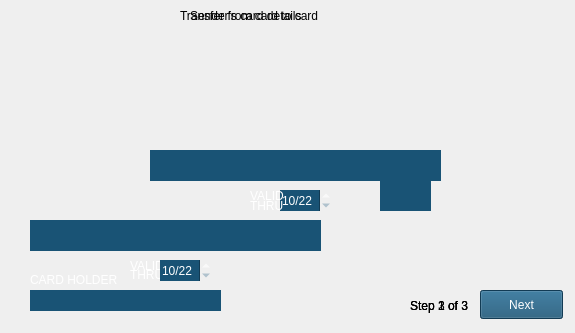
<?xml version="1.0" encoding="UTF-8"?>
<ui version="4.0">
 <class>Transfer_card</class>
 <widget class="QWidget" name="Transfer_card">
  <property name="geometry">
   <rect>
    <x>0</x>
    <y>0</y>
    <width>575</width>
    <height>333</height>
   </rect>
  </property>
  <property name="windowTitle">
   <string>Form</string>
  </property>
  <widget class="QPushButton" name="step_1_button">
   <property name="geometry">
    <rect>
     <x>480</x>
     <y>290</y>
     <width>83</width>
     <height>29</height>
    </rect>
   </property>
   <property name="focusPolicy">
    <enum>Qt::StrongFocus</enum>
   </property>
   <property name="styleSheet">
    <string notr="true">color: rgb(255, 255, 255);
border-color: rgb(25, 83, 117);
background-color: rgb(25, 83, 117);</string>
   </property>
   <property name="text">
    <string>Next</string>
   </property>
   <property name="checkable">
    <bool>false</bool>
   </property>
   <property name="checked">
    <bool>false</bool>
   </property>
  </widget>
  <widget class="QLineEdit" name="card_holder_edit">
   <property name="geometry">
    <rect>
     <x>30</x>
     <y>290</y>
     <width>191</width>
     <height>21</height>
    </rect>
   </property>
   <property name="styleSheet">
    <string notr="true">font: 11pt &quot;Segoe UI&quot;;
color: rgb(255, 255, 255);
selection-color: rgb(3, 224, 249);
selection-background-color: rgb(3, 224, 249);
selection-color: rgb(25, 83, 117);
gridline-color: rgb(25, 83, 117);
border-color: rgb(25, 83, 117);
background-color: rgb(25, 83, 117);</string>
   </property>
   <property name="maxLength">
    <number>20</number>
   </property>
   <property name="frame">
    <bool>false</bool>
   </property>
  </widget>
  <widget class="QLineEdit" name="cvv_edit">
   <property name="geometry">
    <rect>
     <x>380</x>
     <y>180</y>
     <width>51</width>
     <height>31</height>
    </rect>
   </property>
   <property name="styleSheet">
    <string notr="true">font: 19pt &quot;Segoe UI&quot;;
color: rgb(255, 255, 255);
selection-color: rgb(3, 224, 249);
selection-background-color: rgb(3, 224, 249);
selection-color: rgb(25, 83, 117);
gridline-color: rgb(25, 83, 117);
border-color: rgb(25, 83, 117);
background-color: rgb(25, 83, 117);</string>
   </property>
   <property name="maxLength">
    <number>3</number>
   </property>
   <property name="frame">
    <bool>false</bool>
   </property>
  </widget>
  <widget class="QPushButton" name="step_2_button">
   <property name="geometry">
    <rect>
     <x>480</x>
     <y>290</y>
     <width>83</width>
     <height>29</height>
    </rect>
   </property>
   <property name="text">
    <string>Next</string>
   </property>
  </widget>
  <widget class="QPushButton" name="step_3_button">
   <property name="geometry">
    <rect>
     <x>480</x>
     <y>290</y>
     <width>83</width>
     <height>29</height>
    </rect>
   </property>
   <property name="text">
    <string>Confirm</string>
   </property>
  </widget>
  <widget class="QLabel" name="step_1_img">
   <property name="geometry">
    <rect>
     <x>10</x>
     <y>60</y>
     <width>461</width>
     <height>261</height>
    </rect>
   </property>
   <property name="text">
    <string/>
   </property>
   <property name="pixmap">
    <pixmap>сredit__card.png</pixmap>
   </property>
   <property name="scaledContents">
    <bool>true</bool>
   </property>
  </widget>
  <widget class="QLabel" name="header_label">
   <property name="geometry">
    <rect>
     <x>190</x>
     <y>0</y>
     <width>261</width>
     <height>31</height>
    </rect>
   </property>
   <property name="styleSheet">
    <string notr="true">color: rgb(255, 255, 255);
font: 16pt &quot;Segoe UI&quot;;
color: rgb(0, 0, 0);</string>
   </property>
   <property name="text">
    <string>Sender's card details</string>
   </property>
  </widget>
  <widget class="QLabel" name="step_3_label">
   <property name="geometry">
    <rect>
     <x>410</x>
     <y>290</y>
     <width>81</width>
     <height>31</height>
    </rect>
   </property>
   <property name="text">
    <string>Step 3 of 3</string>
   </property>
  </widget>
  <widget class="QLabel" name="step_2_label">
   <property name="geometry">
    <rect>
     <x>410</x>
     <y>290</y>
     <width>81</width>
     <height>31</height>
    </rect>
   </property>
   <property name="text">
    <string>Step 2 of 3</string>
   </property>
  </widget>
  <widget class="QLabel" name="step_1_label">
   <property name="geometry">
    <rect>
     <x>410</x>
     <y>290</y>
     <width>81</width>
     <height>31</height>
    </rect>
   </property>
   <property name="text">
    <string>Step 1 of 3</string>
   </property>
  </widget>
  <widget class="QLabel" name="card_holder_label">
   <property name="geometry">
    <rect>
     <x>30</x>
     <y>270</y>
     <width>91</width>
     <height>20</height>
    </rect>
   </property>
   <property name="styleSheet">
    <string notr="true">color: rgb(255, 255, 255);
font: 7pt &quot;Segoe UI&quot;;</string>
   </property>
   <property name="text">
    <string>CARD HOLDER</string>
   </property>
  </widget>
  <widget class="QLabel" name="date_label_2">
   <property name="geometry">
    <rect>
     <x>130</x>
     <y>255</y>
     <width>41</width>
     <height>21</height>
    </rect>
   </property>
   <property name="styleSheet">
    <string notr="true">color: rgb(255, 255, 255);
font: 7pt &quot;Segoe UI&quot;;</string>
   </property>
   <property name="text">
    <string>VALID</string>
   </property>
  </widget>
  <widget class="QLabel" name="date_label_3">
   <property name="geometry">
    <rect>
     <x>130</x>
     <y>264</y>
     <width>41</width>
     <height>21</height>
    </rect>
   </property>
   <property name="styleSheet">
    <string notr="true">color: rgb(255, 255, 255);
font: 7pt &quot;Segoe UI&quot;;</string>
   </property>
   <property name="text">
    <string>THRU</string>
   </property>
  </widget>
  <widget class="QLineEdit" name="card_numb_edit">
   <property name="geometry">
    <rect>
     <x>30</x>
     <y>220</y>
     <width>291</width>
     <height>31</height>
    </rect>
   </property>
   <property name="cursor">
    <cursorShape>IBeamCursor</cursorShape>
   </property>
   <property name="mouseTracking">
    <bool>false</bool>
   </property>
   <property name="contextMenuPolicy">
    <enum>Qt::DefaultContextMenu</enum>
   </property>
   <property name="acceptDrops">
    <bool>true</bool>
   </property>
   <property name="styleSheet">
    <string notr="true">font: 18pt &quot;Segoe UI&quot;;
color: rgb(255, 255, 255);
selection-color: rgb(3, 224, 249);
selection-background-color: rgb(3, 224, 249);
gridline-color: rgb(25, 83, 117);
border-color: rgb(25, 83, 117);
background-color: rgb(25, 83, 117);</string>
   </property>
   <property name="inputMethodHints">
    <set>Qt::ImhDigitsOnly</set>
   </property>
   <property name="inputMask">
    <string>xxxx   xxxx   xxxx   xxxx</string>
   </property>
   <property name="text">
    <string>         </string>
   </property>
   <property name="frame">
    <bool>false</bool>
   </property>
   <property name="echoMode">
    <enum>QLineEdit::Normal</enum>
   </property>
   <property name="cursorPosition">
    <number>0</number>
   </property>
   <property name="dragEnabled">
    <bool>true</bool>
   </property>
   <property name="placeholderText">
    <string> XXXX   XXXX   XXXX   XXXX</string>
   </property>
   <property name="cursorMoveStyle">
    <enum>Qt::LogicalMoveStyle</enum>
   </property>
  </widget>
  <widget class="QDateEdit" name="date_edit">
   <property name="geometry">
    <rect>
     <x>160</x>
     <y>260</y>
     <width>51</width>
     <height>21</height>
    </rect>
   </property>
   <property name="cursor">
    <cursorShape>PointingHandCursor</cursorShape>
   </property>
   <property name="focusPolicy">
    <enum>Qt::WheelFocus</enum>
   </property>
   <property name="autoFillBackground">
    <bool>false</bool>
   </property>
   <property name="styleSheet">
    <string notr="true">font: 13pt &quot;Segoe UI&quot;;
color: rgb(255, 255, 255);
selection-color: rgb(3, 224, 249);
selection-background-color: rgb(3, 224, 249);
selection-color: rgb(25, 83, 117);
gridline-color: rgb(25, 83, 117);
border-color: rgb(25, 83, 117);
background-color: rgb(25, 83, 117);</string>
   </property>
   <property name="inputMethodHints">
    <set>Qt::ImhPreferNumbers</set>
   </property>
   <property name="frame">
    <bool>false</bool>
   </property>
   <property name="correctionMode">
    <enum>QAbstractSpinBox::CorrectToPreviousValue</enum>
   </property>
   <property name="dateTime">
    <datetime>
     <hour>0</hour>
     <minute>0</minute>
     <second>0</second>
     <year>2022</year>
     <month>10</month>
     <day>14</day>
    </datetime>
   </property>
   <property name="maximumDateTime">
    <datetime>
     <hour>23</hour>
     <minute>59</minute>
     <second>59</second>
     <year>2032</year>
     <month>12</month>
     <day>31</day>
    </datetime>
   </property>
   <property name="minimumDateTime">
    <datetime>
     <hour>0</hour>
     <minute>0</minute>
     <second>0</second>
     <year>2022</year>
     <month>10</month>
     <day>14</day>
    </datetime>
   </property>
   <property name="minimumDate">
    <date>
     <year>2022</year>
     <month>10</month>
     <day>14</day>
    </date>
   </property>
   <property name="displayFormat">
    <string>MM/yy</string>
   </property>
   <property name="calendarPopup">
    <bool>false</bool>
   </property>
   <property name="currentSectionIndex">
    <number>0</number>
   </property>
  </widget>
  <widget class="QLabel" name="cvv_label">
   <property name="geometry">
    <rect>
     <x>390</x>
     <y>160</y>
     <width>41</width>
     <height>20</height>
    </rect>
   </property>
   <property name="styleSheet">
    <string notr="true">font: 8pt &quot;Segoe UI&quot;;
color: rgb(255, 255, 255);</string>
   </property>
   <property name="text">
    <string>CVV</string>
   </property>
  </widget>
  <widget class="QLabel" name="step_2_img">
   <property name="geometry">
    <rect>
     <x>120</x>
     <y>59</y>
     <width>341</width>
     <height>201</height>
    </rect>
   </property>
   <property name="text">
    <string/>
   </property>
   <property name="pixmap">
    <pixmap>credit_card(receiver).png</pixmap>
   </property>
   <property name="scaledContents">
    <bool>true</bool>
   </property>
  </widget>
  <widget class="QLineEdit" name="card_numb_edit_2">
   <property name="geometry">
    <rect>
     <x>150</x>
     <y>150</y>
     <width>291</width>
     <height>31</height>
    </rect>
   </property>
   <property name="cursor">
    <cursorShape>IBeamCursor</cursorShape>
   </property>
   <property name="mouseTracking">
    <bool>false</bool>
   </property>
   <property name="contextMenuPolicy">
    <enum>Qt::DefaultContextMenu</enum>
   </property>
   <property name="acceptDrops">
    <bool>true</bool>
   </property>
   <property name="styleSheet">
    <string notr="true">font: 18pt &quot;Segoe UI&quot;;
color: rgb(255, 255, 255);
selection-color: rgb(3, 224, 249);
selection-background-color: rgb(3, 224, 249);
gridline-color: rgb(25, 83, 117);
border-color: rgb(25, 83, 117);
background-color: rgb(25, 83, 117);</string>
   </property>
   <property name="inputMethodHints">
    <set>Qt::ImhDigitsOnly</set>
   </property>
   <property name="inputMask">
    <string>xxxx   xxxx   xxxx   xxxx</string>
   </property>
   <property name="text">
    <string>         </string>
   </property>
   <property name="frame">
    <bool>false</bool>
   </property>
   <property name="echoMode">
    <enum>QLineEdit::Normal</enum>
   </property>
   <property name="cursorPosition">
    <number>0</number>
   </property>
   <property name="dragEnabled">
    <bool>true</bool>
   </property>
   <property name="placeholderText">
    <string> XXXX   XXXX   XXXX   XXXX</string>
   </property>
   <property name="cursorMoveStyle">
    <enum>Qt::LogicalMoveStyle</enum>
   </property>
  </widget>
  <widget class="QDateEdit" name="date_edit_2">
   <property name="geometry">
    <rect>
     <x>280</x>
     <y>190</y>
     <width>51</width>
     <height>21</height>
    </rect>
   </property>
   <property name="cursor">
    <cursorShape>PointingHandCursor</cursorShape>
   </property>
   <property name="focusPolicy">
    <enum>Qt::WheelFocus</enum>
   </property>
   <property name="autoFillBackground">
    <bool>false</bool>
   </property>
   <property name="styleSheet">
    <string notr="true">font: 13pt &quot;Segoe UI&quot;;
color: rgb(255, 255, 255);
selection-color: rgb(3, 224, 249);
selection-background-color: rgb(3, 224, 249);
selection-color: rgb(25, 83, 117);
gridline-color: rgb(25, 83, 117);
border-color: rgb(25, 83, 117);
background-color: rgb(25, 83, 117);</string>
   </property>
   <property name="inputMethodHints">
    <set>Qt::ImhPreferNumbers</set>
   </property>
   <property name="frame">
    <bool>false</bool>
   </property>
   <property name="correctionMode">
    <enum>QAbstractSpinBox::CorrectToPreviousValue</enum>
   </property>
   <property name="dateTime">
    <datetime>
     <hour>0</hour>
     <minute>0</minute>
     <second>0</second>
     <year>2022</year>
     <month>10</month>
     <day>14</day>
    </datetime>
   </property>
   <property name="maximumDateTime">
    <datetime>
     <hour>23</hour>
     <minute>59</minute>
     <second>59</second>
     <year>2032</year>
     <month>10</month>
     <day>31</day>
    </datetime>
   </property>
   <property name="minimumDateTime">
    <datetime>
     <hour>0</hour>
     <minute>0</minute>
     <second>0</second>
     <year>2022</year>
     <month>10</month>
     <day>14</day>
    </datetime>
   </property>
   <property name="minimumDate">
    <date>
     <year>2022</year>
     <month>10</month>
     <day>14</day>
    </date>
   </property>
   <property name="displayFormat">
    <string>MM/yy</string>
   </property>
   <property name="calendarPopup">
    <bool>false</bool>
   </property>
   <property name="currentSectionIndex">
    <number>0</number>
   </property>
  </widget>
  <widget class="QLabel" name="date_label_4">
   <property name="geometry">
    <rect>
     <x>250</x>
     <y>180</y>
     <width>41</width>
     <height>31</height>
    </rect>
   </property>
   <property name="styleSheet">
    <string notr="true">color: rgb(255, 255, 255);
font: 7pt &quot;Segoe UI&quot;;</string>
   </property>
   <property name="text">
    <string>VALID</string>
   </property>
  </widget>
  <widget class="QLabel" name="date_label_5">
   <property name="geometry">
    <rect>
     <x>250</x>
     <y>190</y>
     <width>41</width>
     <height>31</height>
    </rect>
   </property>
   <property name="styleSheet">
    <string notr="true">color: rgb(255, 255, 255);
font: 7pt &quot;Segoe UI&quot;;</string>
   </property>
   <property name="text">
    <string>THRU</string>
   </property>
  </widget>
  <widget class="QLabel" name="label">
   <property name="geometry">
    <rect>
     <x>180</x>
     <y>0</y>
     <width>251</width>
     <height>31</height>
    </rect>
   </property>
   <property name="styleSheet">
    <string notr="true">color: rgb(255, 255, 255);
font: 16pt &quot;Segoe UI&quot;;
color: rgb(0, 0, 0);</string>
   </property>
   <property name="text">
    <string>Transfer from card to card</string>
   </property>
  </widget>
  <zorder>step_1_img</zorder>
  <zorder>step_3_button</zorder>
  <zorder>card_holder_edit</zorder>
  <zorder>cvv_edit</zorder>
  <zorder>step_2_button</zorder>
  <zorder>header_label</zorder>
  <zorder>step_3_label</zorder>
  <zorder>step_2_label</zorder>
  <zorder>step_1_label</zorder>
  <zorder>step_1_button</zorder>
  <zorder>card_holder_label</zorder>
  <zorder>date_label_2</zorder>
  <zorder>date_label_3</zorder>
  <zorder>card_numb_edit</zorder>
  <zorder>date_edit</zorder>
  <zorder>cvv_label</zorder>
  <zorder>step_2_img</zorder>
  <zorder>card_numb_edit_2</zorder>
  <zorder>date_edit_2</zorder>
  <zorder>date_label_4</zorder>
  <zorder>date_label_5</zorder>
  <zorder>label</zorder>
 </widget>
 <resources/>
 <connections/>
</ui>
